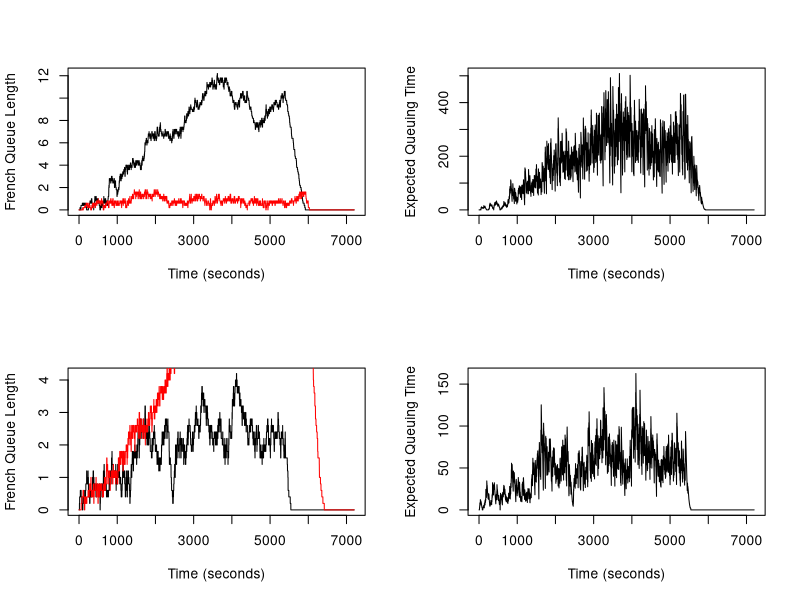

R code for this plot:
set.seed(1)

qsim <- function(mf, mb, a.rate, trb, trf, tmb, tmf, maxb){
  
  # Initialize state variables: these values correspons to time t = 0
  
  # each column of french_arrivals represents number of car arriving 
  # at each French station at the beginning of time t
  french_arrivals <- rep(0,mf)
  fa <- french_arrivals
  # each column of french_queues represents the number of cars waiting 
  # at each French station's queue at the beginning of time t
  french_queues <- rep(0,mf)
  fq <- french_queues
  # each column of french_time represents the service time left for a customer
  # at each French station at the beginning of time t
  french_times <- rep(0,mf)
  ft <- french_times
  # each column of french_busy indicates whether each 
  # French station is busy (1) or not (0) at the beginning of time t
  french_busy <- rep(0,mf)
  fb <- french_busy
  # each column of french_exit indicates whether there's an exit (1) or not (1)
  # at each station at the end of time t/beginning of time t+1 
  french_exit <- rep(0,mf)
  fe <- french_exit
  # each column of french_stuck indicates whether there's a car stuck at 
  # the corresponding station (1) or not (0) at the end of time t/
  # beginning of time t+1. 
  french_stuck <- rep(0,mf)
  fs <- french_stuck
  # Do the same for the British queues and time
  british_arrivals <- rep(0,mb)
  ba <- british_arrivals
  
  british_queues <- rep(0,mb)
  bq <- british_queues
  
  british_times <- rep(0,mb)
  bt <- british_times
  
  british_busy <- rep(0,mb)
  bb <- british_busy
  
  british_exit <- rep(0,mb)
  be <- british_exit
  
  # each column of british_available indicates whether each station is 
  # available (1) or not (0) at the end of time t/beginning of t+1 
  # for containing a car arriving from the French's exit
  british_available <- rep(1,mb)
  bav <- british_available
  
  #Initialize the empty vectors 
  nf <- numeric()
  nb <- numeric()
  eq <- numeric() 
  
  for (t in 1:7200) {
    # Reset number of arrivals for both British and French at the start of loop
    french_arrivals <- rep(0,mf)
    british_arrivals <- rep(0,mf)
    
    # Start from the british stations
    for (i in 1:mb){
      
      # update British availability at time t
      
      # British station is available if:
      # (1) number of its queue at t-1 < maximum queue length; or
      # (2) service time at t-1 == 1 since even if queue length at t-1 is maxb,
      #     at time t one person will exit and queue length at time t will be
      #     maxb - 1 < maxb
      
      if (british_queues[i] < maxb || british_times[i] == 1){
        british_available[i] <- 1
      }
      
      # otherwise, British station is not available
      else{
        british_available[i] <- 0
      }
    }
      
      # indices of available station
      available_station <- which(british_available == 1)
      
      # update british arrivals at time t
      
      # arrivals depends on french_exit at t-1
      # if a car manages to exit at t-1, it already checked availability of 
      # British stations
      #### ignoring possiblity of 2 cars exiting french at the same time
    for (i in 1:mb){ 
      british_num_arrivals <- sum(french_exit)
      if (british_num_arrivals > 0){
        # only consider the minimum queue from stations that are available
        # minimum queue length at time t-1
        
        # which available station has the minimum queue?
        # first extract the british queues that are available
        # then find the index of the extracted stations with the minimum queue
        # finally index available_station to get the original index of the
        # available station with the minimum queue length to go
        go_here <- available_station[which.min(british_queues[available_station])]
        
        # enter one available station with minimum queue 
        british_arrivals[go_here] <- 1
      }
    }
    
      # update British station busy state to values at time t
      
      # a British station is busy at time t if:
      # (1) the service time left at t-1 is more than 1 second 
      #     (i.e, still need to serve at time t)
      # (2) there's a customer waiting in queue at t-1 ready to be served
      # (3) a customer arrives exactly at time t
    for (i in 1:mb){
      if (british_times[i] > 1 || british_queues[i] > 0 || british_arrivals[i] == 1){
        british_busy[i] <- 1
      }
      # otherwise, the station is not busy
      else{
        british_busy[i] <- 0
      }
    }
      
      # update British queues length to values at time t
    for (i in 1:mb){
    
      # a British station's queue length changes when:
      # (1) if a station is busy at time t-1 (service time at t-1 > 1) 
      #     then add number of arrivals at time t to the queue's length at time t-1.
      # notice that these conditions allow a car who arrives exactly at time t
      # without any queue to go straight into the station without having to queue
      if (british_times[i] > 1){
        british_queues[i] <- british_queues[i] + british_arrivals[i]
      }
      
      # (2) if there's an exit recorded at time t-1 then reduce the length of the
      #     queue by the number of exit and add the arrivals at time t to the 
      #     queue length at time t-1
      else if (british_exit[i] == 1){
        british_queues[i] <- max(0,british_queues[i] - british_exit[i] + british_arrivals[i])
      }
      
      # update British service time
      
      # a British station's service time changes when:
      # (1) if the service time at t-1 > 1 then reduce that by one since
      #     time has progressed by one second after each iteration
      if (british_times[i] > 1){
        british_times[i] <- british_times[i] - 1
      }
      
      # (2) else if the station at time t is busy because of a new customer 
      #     arriving at time t and go straight to the station because 
      #     it is still serving previous customer (first if condition)) 
      #     then generate a new service time following uniform(tmb, tmb+trb)
      else if (british_busy[i] == 1){
        british_times[i] <- round(runif(1, tmb, tmb+trb),0)
      }
      
      # (3) otherwise, the station is not busy with no cars waiting or being served.
      #     So, assign zero.
      else{
        british_times[i] <- 0
      }
    }
      # update British exit state at time t
      
    for (i in 1:mb){
      # A car exit's value is recorded at time t when:
      # (1) if its service time at time t is 1 which implies that its service 
      #     will be finished at the end of time t
      if (british_times[i] == 1){
        british_exit[i] <- 1
      }
      
      # (2) in all other cases, no cars will exit
      else{
        british_exit[i] <- 0
      }
    }
    
    ba <- rbind(ba, british_arrivals)
    bq <- rbind(bq, british_queues)
    bt <- rbind(bt, british_times)
    bb <- rbind(bb, british_busy)
    be <- rbind(be, british_exit)
    bav <- rbind(bav, british_available)
      
    ## French side
    
    # Generate Poisson arrivals only within the first 90 minutes
    if (t <= 5400) {  # 60x90mins = 5400s
      
      # the probability that a car arrives is a.rate
      # Let U be a random variable following Uniform(0,1)
      # Then, the Pr(U < a.rate) = a.rate
      # Therefore, a number simulated from Uniform(0,1) being less than a.rate
      # (the probability of this happening is a.rate) implies that a car arrives
      num_arrivals <- as.integer(runif(1) < a.rate)
      
      # Assign the num_arrivals to the shortest french queues using which.min
      # update to arrival number at time t
      french_arrivals[which.min(french_queues)] <- num_arrivals
      # french_queues[which.min(french_queues)] <- french_queues[which.min(french_queues)] + french_arrivals
      
    }
    
    # For each individual station at the French border
    # Processing cars from the french station to the British station 
    for (i in 1:mf) {
      
      # update french station busy state to values at time t
      
      # a French station is busy at time t if:
      # (1) the service time left at t-1 is more than 1 second 
      #     (i.e, still need to serve at time t)
      # (2) there's a customer waiting in queue at t-1 ready to be served
      # (3) a customer arrives exactly at time t
      # (4) a car is stuck inside waiting for the British queues to free up
      
      if (french_times[i] > 1 || french_queues[i] > 0 || french_arrivals[i] == 1 || french_stuck[i] == 1){
        french_busy[i] <- 1
      }
      # otherwise, the station is not busy
      else{
        french_busy[i] <- 0
      }
    }
      
      # update french queues length to values at time t
    for (i in 1:mf){
      
      # a French station's queue length changes when:
      # (1) if a station is busy at time t-1 (service time at t-1 > 1 
      #     or a car is stuck inside) then add number of arrivals at time t
      #     to the queue's length at time t-1.
      # notice that these conditions allow a car who arrives exactly at time t
      # without any queue to go straight into the station without having to queue
      if (french_times[i] > 1 || french_stuck[i] == 1){
        french_queues[i] <- french_queues[i] + french_arrivals[i]
      }
      
      # (2) if there's an exit recorded at time t-1 then reduce the length of the
      #     queue by the number of exit and add the arrivals at time t to the 
      #     queue length at time t-1
      else if (french_exit[i] == 1){
        french_queues[i] <- max(0,french_queues[i] - french_exit[i] + french_arrivals[i])
      }
    }
      
      # update service time
    for (i in 1:mf){
      # a French station's service time changes when:
      # (1) if the service time at t-1 > 1 then reduce that by one since
      #     time has progressed by one second after each iteration
      if (french_times[i] > 1){
        french_times[i] <- french_times[i] - 1
      }
      
      # (2) else if the station at time t is busy because of a new customer 
      #     arriving at time t and go straight to the station (instead of busy
      #     because a car is stuck or because it is still serving previous customer 
      #     (first if condition)) then generate a new service time following
      #     uniform(tmf, tmf+trf)
      else if (french_busy[i] == 1 && french_stuck[i] == 0){
        french_times[i] <- round(runif(1, tmf, tmf+trf),0)
      }
      
      # (3) otherwise, the server is not busy with no cars waiting or being served.
      #     So, assign zero.
      else{
        french_times[i] <- 0
      }
    }
      
      # update exit state at time t
      
    for (i in 1:mf){
      # A car exit's value is recorded at time t when:
      # (1) if its service time at time t == 1 which implies that its service 
      #     will be finished at the end of time t and there is an available 
      #     spot at the British stations, then assign 1 to exit
           
      if (french_times[i] == 1 && sum(british_available) > 0){
        french_exit[i] <- 1
        
        
        # then, transfer the (transfer must be before exit time is updated)
        # british arrival +1 at time t when french exit at t-1 is 1
        # british_arrivals[which.min(british_queues)] <- french_exit[i]
      }
      
      # (2) else if service time at t == 1 but there is no free space at the
      #     British station, the car doesn't exit (assign 0 to french_exit) but 
      #     it gets stuck for the first time instead (assign 1 to french_Stuck)
      else if(french_times[i] == 1 && sum(british_available) == 0){
        french_exit[i] <- 0
        french_stuck[i] <- 1
      }
      
      # (3) in all other cases, no cars will exit
      else{
        french_exit[i] <- 0
      }
    }
      
      # update stuck at time t
    for (i in 1:mf){
      # (1) if a car is stuck at the beginning of time t (indicated by 0 service time left)
      #     at time t but station is still busy) and there's no space in the 
      #     British stations at the end of time t, then the car is still stuck
      if (french_times[i] == 0 && french_busy[i] == 1 && sum(british_available) == 0){
        french_stuck[i] <- 1
      }
      
      # (2) else if a car is stuck at the beginning of time t and a space in the
      #     British stations frees up at the end of time t, then the car is 
      #     no longer stuck (0) and may exit (assign 1 to french_exit)
      else if (french_times[i] == 0 && french_busy[i] == 1 && sum(british_available) > 0){
        french_stuck[i] <- 0
        french_exit[i] <- 1
      }
      
      # in all other cases, no car is stuck
      else{
        french_stuck[i] <- 0
      }
    }
    fa <- rbind(fa, french_arrivals)
    fq <- rbind(fq, french_queues)
    ft <- rbind(ft, french_times)
    fb <- rbind(fb, french_busy)
    fe <- rbind(fe, french_exit)
    fs <- rbind(fs, french_stuck)
      
    # Expected waiting time at the start of the French queue
    eq[t] <- mean(french_queues) * mean(french_times)
    
    # Record queue lengths
    nf[t] <- mean(french_queues)
    nb[t] <- mean(british_queues)
  }
  
  return(list(nf = nf, nb = nb, eq = eq, 
              ba = ba, bq = bq, bt = bt, bb = bb, be = be, bav = bav,
              fa = fa, fq = fq, ft = ft, fb = fb, fe = fe, fs = fs))
}

sim <- qsim(mf=5,mb=5,a.rate=.1,trb=40,trf=40,tmb=30,tmf=30,maxb=20)


sim
sim_40 <- qsim(mf=5,mb=5,a.rate=.1,trb=40,trf=40,tmb=40,tmf=30,maxb=20); sim_40

tail(sim_40$nf, n = 1000)

# Plot
# Set up a 2x2 grid for plots
par(mfrow = c(2, 2))  

# Plot 1: French and British queue lengths over time
plot(1:7200, sim$nf, type = "l", xlab = "Time (seconds)", ylab = "French Queue Length")
lines(1:7200, sim$nb, col = "red")
# legend("topright", legend = c("French Queue", "British Queue"), col = c("black", "red"), lty = 1)

# Plot 2: Expected queuing time over time
plot(1:7200, sim$eq, type = "l", xlab = "Time (seconds)", ylab = "Expected Queuing Time")

# Plot 3: French and British queue lengths over time
plot(1:7200, sim_40$nf, type = "l", xlab = "Time (seconds)", ylab = "French Queue Length")
lines(1:7200, sim_40$nb, col = "red")
# legend("topright", legend = c("French Queue", "British Queue"), col = c("black", "red"), lty = 1)

# Plot 4: Expected queuing time over time
plot(1:7200, sim_40$eq, type = "l", xlab = "Time (seconds)", ylab = "Expected Queuing Time")

